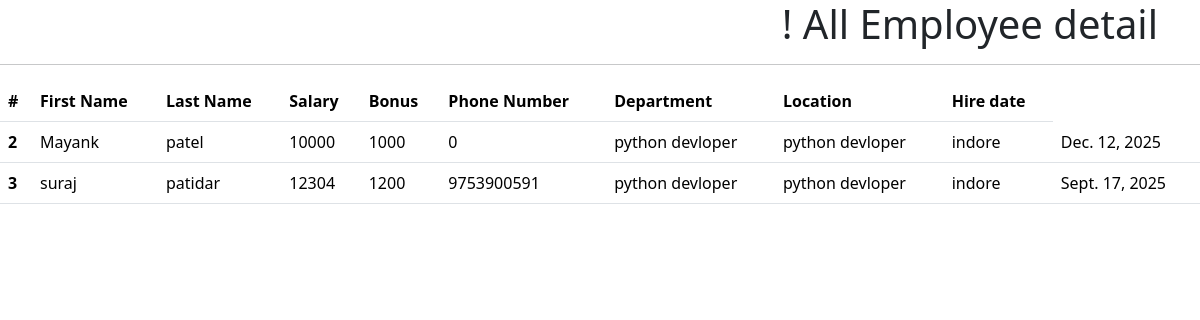
Page /all_emp/ on the committed database.
### employ_app/models.py (models this page shows, shortened)
class Employee(models.Model):
    first_name = models.CharField(max_length=100)
    last_name=models.CharField(max_length=100)
    dept =models.ForeignKey(Department,on_delete=models.CASCADE)
    salary = models.IntegerField(default=0)
    bonus = models.IntegerField(default=0)
    role = models.ForeignKey(Role,on_delete=models.CASCADE)
    phone = models.IntegerField(default=0)
    hire_date=models.DateField()

class Role(models.Model):
    name = models.CharField(max_length=100,null=False,blank=False)

class Department(models.Model):
    name = models.CharField(max_length=100,null=False,blank=False)
    location = models.CharField(max_length=100)

### employ_app/views.py (the view)
# urls.py: path('all_emp/', views.all_emp, name='all_emp'),
def all_emp(request):
    emps = Employee.objects.all()
    context = {'emps': emps}
    return render(request, 'view_all_emp.html', context)

### templates/view_all_emp.html (shortened to what this page needs)
<!doctype html>
<html lang="ar" dir="rtl">
  <head>
    <link rel="stylesheet" href="https://cdn.jsdelivr.net/npm/bootstrap@5.3.8/dist/css/bootstrap.rtl.min.css">
  </head>
  <body>
    <div class="container">
      <h1>All Employee detail !</h1>
    </div>
    <hr>
    <table class="table" style="direction: ltr; text-align: left;">
      <thead>
        <tr>
          <th scope="col">#</th>
          <th scope="col">First Name</th>
          <th scope="col">Last Name</th>
          <th scope="col">Salary</th>
          <th scope="col">Bonus</th>
          <th scope="col">Phone Number</th>
          <th scope="col">Department</th>
          <th scope="col">Location</th>
          <th scope="col">Hire date</th>
        </tr>
      </thead>
      <tbody>
        {% for emp in emps %}
          <tr>
            <th scope="row">{{ emp.id }}</th>
            <td>{{ emp.first_name }}</td>
            <td>{{ emp.last_name }}</td>
            <td>{{ emp.salary }}</td>
            <td>{{ emp.bonus }}</td>
            <td>{{ emp.phone }}</td>
            <td>{{ emp.role.name }}</td>
            <td>{{ emp.dept.name }}</td>
            <td>{{ emp.dept.location }}</td>
            <td>{{ emp.hire_date }}</td>
          </tr>
        {% endfor %}
      </tbody>
    </table>
  </body>
</html>

### rows in the picture
Employee: id "2", first_name "Mayank", last_name "patel", salary "10000", bonus "1000", phone "0", role.name "python devloper", dept.name "python devloper", dept.location "indore", hire_date "Dec. 12, 2025"
Employee: id "3", first_name "suraj", last_name "patidar", salary "12304", bonus "1200", phone "9753900591", role.name "python devloper", dept.name "python devloper", dept.location "indore", hire_date "Sept. 17, 2025"
